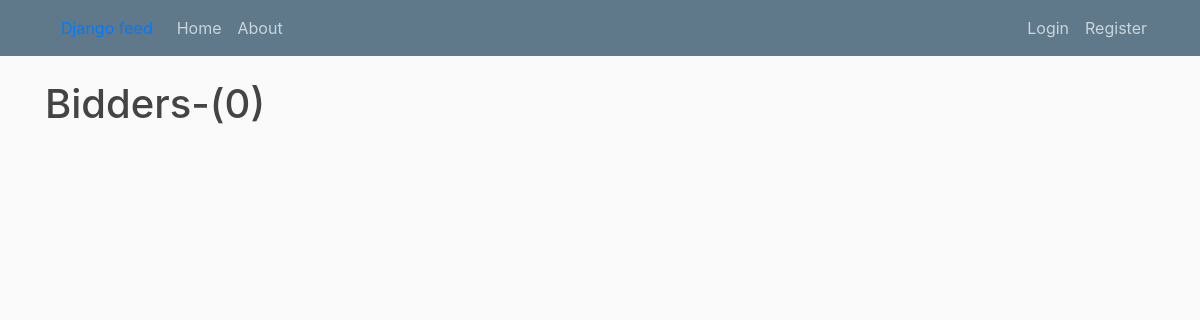
/post/3/bidders, run on an earlier commit of the app's database.
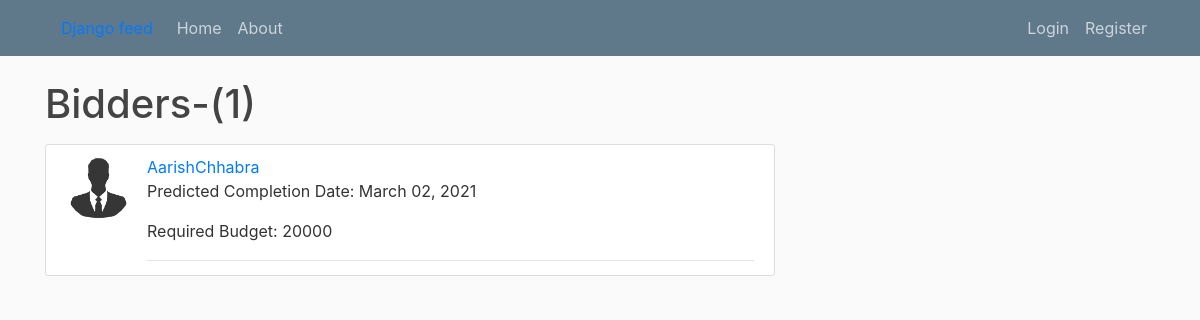
And on a later commit of the database.
### feed/models.py (models this page shows, shortened)
class bidders(models.Model):
	username = models.ForeignKey(User,on_delete=models.CASCADE)
	budget = models.IntegerField()
	date_of_completion = models.DateTimeField()
	service = models.ForeignKey(service,on_delete=models.CASCADE)
	got_assigned = models.BooleanField(default=False)

### users/models.py (models this page shows, shortened)
class Profile(models.Model):
	user = models.OneToOneField(User, on_delete=models.CASCADE)
	image = models.ImageField(default='default.png',upload_to="profile_pics")

### feed/views.py (the view)
# urls.py: path('post/<int:pk>/bidders', BiddersListView.as_view(), name='show-bidders'),
class BiddersListView(ListView):
	model = bidders
	template_name = 'feed/post_bidders.html'  # <app>/<model>_<viewtype>.html
	context_object_name = 'bidders'
	paginate_by = 5
	def get_queryset(self):
		Service = get_object_or_404(service, id=self.kwargs.get('pk'))
		req_service = service.objects.filter(id=Service.id).first()
		return bidders.objects.filter(service=req_service)

### feed/templates/feed/post_bidders.html (shortened to what this page needs)
{% extends "feed/base.html" %}
{% block content %}
    <h1 class="mb-3">Bidders-({{ page_obj.paginator.count }})</h1>
    {% for bidder in bidders %}
        <article class="media content-section">
          <img class="rounded-circle article-img" src="{{ bidder.username.profile.image.url }}">
          <div class="media-body">
            <div class="article-metadata">
              <a class="mr-2" href="{% url 'user-posts' bidder.username.username %}">{{ bidder.username }}</a>
              <p class="text-left">Predicted Completion Date: {{ bidder.date_of_completion|date:"F d, Y" }}</p>
              <p class="text-left"> Required Budget: {{ bidder.budget}} </p>
            </div>
          </div>
        </article>
    {% endfor %}
{% endblock content %}

What changed in the data, as far as the page shows it:
added bidders: username.profile.image (placeholder picture), username "AarishChhabra", date_of_completion "March 02, 2021", budget "20000"
Also different on the page:
{{ page_obj.paginator.count }}: "0" → "1"
